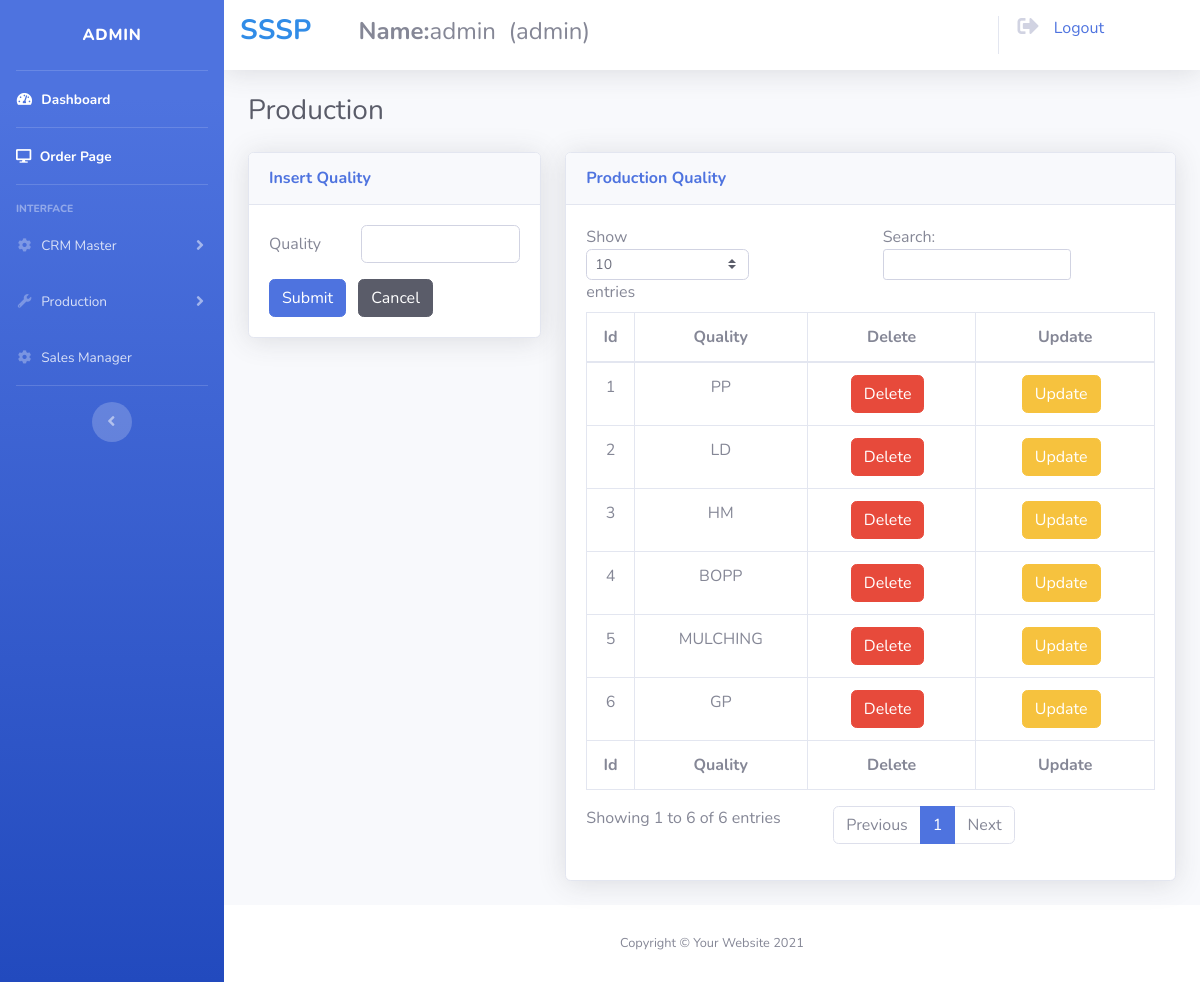
/production_quality.php (signed in), run on the app's committed database.
### tables this page shows
CREATE TABLE `quality` (
  `id` int(255) NOT NULL,
  `name` varchar(255) NOT NULL
);

### production_quality.php (the view, shortened to what this page needs)
<?php
include('config.php');
include('header.php');
?>
<div class="d-sm-flex align-items-center justify-content-between mb-4">
    <h1 class="h3 mb-0 text-gray-800">Production</h1>
</div>
<div class="row">
    <div class="col-xl-4 col-lg-5">
        <div class="card shadow mb-4">
            <div class="card-header py-3">
                <h6 class="m-0 font-weight-bold text-primary">Insert Quality</h6>
            </div>
            <div class="card-body">
                <form class="forms-sample" method="post" action="">
                    <div class="form-group row">
                        <label for="name" class="col-sm-4 col-form-label">Quality</label>
                        <div class="col-sm-8">
                            <?php
                            if (!isset($namep)) {
                            ?>
                                <input type="text" name="name" class="form-control">
                            <?php
                            }
                            ?>
                        </div>
                    </div>
                    <button type="submit" class="btn btn-primary mr-2" name="submit">Submit</button>
                    <button class="btn btn-dark">Cancel</button>
                </form>
            </div>
        </div>
    </div>
    <div class="col-xl-8 col-lg-7">
        <div class="card shadow mb-4">
            <div class="card-header py-3">
                <h6 class="m-0 font-weight-bold text-primary">Production Quality </h6>
            </div>
            <div class="card-body">
                <div class="table-responsive">
                    <table class="table table-bordered" id="dataTable" width="100%" cellspacing="0" style="text-align: center">
                        <thead>
                            <tr>
                                <th>Id</th>
                                <th>Quality</th>
                                <th>Delete</th>
                                <th>Update</th>
                            </tr>
                        </thead>
                        <tfoot>
                            <tr>
                                <th>Id</th>
                                <th>Quality</th>
                                <th>Delete</th>
                                <th>Update</th>
                            </tr>
                        </tfoot>
                        <tbody>
                            <?php
                            $sql1 = "select * from quality";
                            $rk = mysqli_query($conn, $sql1);
                            $cnt=1;
                            while ($rw = mysqli_fetch_row($rk)) {
                            ?>
                                <tr>
                                    <td>
                                        <?php echo $cnt; ?>
                                    </td>
                                    <td>
                                        <?php echo $rw[1]; ?>
                                    </td>
                                    <td>
                                        <form method="post">
                                            <input type="submit" name="delete" value="Delete" class="btn btn-danger mr-2">
                                        </form>
                                    </td>
                                    <td>
                                        <form method="post">
                                            <input type="submit" name="update" value="Update" class="btn btn-warning mr-2">
                                        </form>
                                    </td>
                                </tr>
                            <?php
                            $cnt++;
                            }
                            ?>
                        </tbody>
                    </table>
                </div>
            </div>
        </div>
    </div>
</div>
<?php
include('footer.php');
?>

### data on the page
quality: name "PP"
quality: name "LD"
quality: name "HM"
quality: name "BOPP"
quality: name "MULCHING"
quality: name "GP"

### other printed values
$_SESSION['nameuser'] "admin"
$_SESSION['utype'] "admin"
